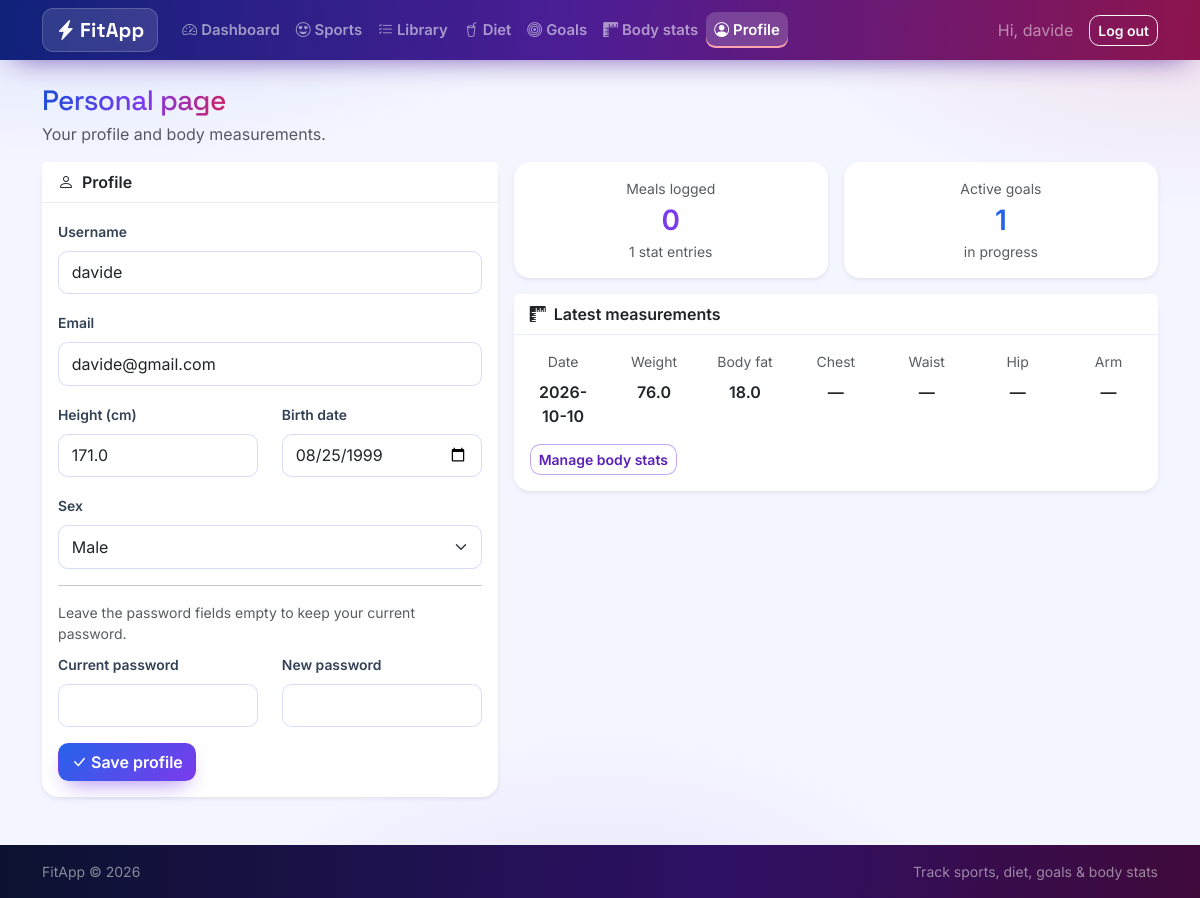
The app's page /profile/ (signed in) with its own data.
### tables this page shows
CREATE TABLE "users" (
    id            INTEGER PRIMARY KEY AUTOINCREMENT,
    username      TEXT UNIQUE NOT NULL,
    email         TEXT UNIQUE NOT NULL,
    password_hash TEXT NOT NULL,
    height_cm     REAL,
    birth_date    TEXT,
    sex           TEXT,
    role          TEXT NOT NULL DEFAULT 'user' CHECK (role IN ('user', 'admin')),
    created_at    TEXT NOT NULL DEFAULT (datetime('now'))
);

CREATE TABLE body_stats (
    id           INTEGER PRIMARY KEY AUTOINCREMENT,
    user_id      INTEGER NOT NULL REFERENCES users (id) ON DELETE CASCADE,
    stat_date    TEXT NOT NULL,
    weight_kg    REAL,
    body_fat_pct REAL,
    chest_cm     REAL,
    waist_cm     REAL,
    hip_cm       REAL,
    arm_cm       REAL,
    notes        TEXT
);

### fitapp/routes/profile.py (the view, shortened to what this page needs)
@bp.route("/", methods=("GET", "POST"))
@login_required
def index():
    db = get_db()
    return render_template(
        "profile.html",
        editing_profile=False,
        **_context(),
    )

### fitapp/auth.py (called while the page is built)
def load_current_user():
    user_id = session.get("user_id")
    if user_id is None:
        g.user = None
    else:
        g.user = get_db().execute(
            "SELECT * FROM users WHERE id = ?", (user_id,)
        ).fetchone()
    return g.user

def login_required(view):
    @wraps(view)
    def wrapped(*args, **kwargs):
        if load_current_user() is None:
            flash("Please log in to access this page.", "warning")
            return redirect(url_for("auth.login", next=request.path))
        return view(*args, **kwargs)
    return wrapped

@bp.before_app_request
def _load_user():
    load_current_user()
    if g.user is not None and g.user["role"] == "admin":
        blueprint = (request.endpoint or "").split(".", 1)[0]
        if blueprint in ADMIN_BLOCKED_BLUEPRINTS:
            flash("Admin accounts manage users and settings only.", "warning")
            return redirect(url_for("admin.index"))

### fitapp/db.py (called while the page is built)
def get_db():
    if "db" not in g:
        g.db = sqlite3.connect(
            current_app.config["DATABASE"],
            detect_types=sqlite3.PARSE_DECLTYPES,
        )
        g.db.row_factory = sqlite3.Row
        g.db.execute("PRAGMA foreign_keys = ON")
    return g.db

### fitapp/routes/profile.py (called while the page is built)
def _context():
    db = get_db()
    stats = db.execute(
        """SELECT * FROM body_stats WHERE user_id = ?
           ORDER BY stat_date DESC, id DESC LIMIT 1""",
        (g.user["id"],),
    ).fetchone()
    totals = db.execute(
        """SELECT
             (SELECT COUNT(*) FROM diets WHERE user_id = ?) AS meals,
             (SELECT COUNT(*) FROM goals WHERE user_id = ? AND status = 'active')
             + (SELECT COUNT(*) FROM cardio_goals WHERE user_id = ? AND status = 'active')
               AS active_goals,
             (SELECT COUNT(*) FROM body_stats WHERE user_id = ?) AS stat_entries""",
        (g.user["id"],) * 4,
    ).fetchone()
    return {"stats": stats, "totals": totals, "sexes": SEXES}

### fitapp/templates/profile.html (shortened to what this page needs)
{% extends "base.html" %}
{% block content %}
<h1 class="h3 mb-1">Personal page</h1>
<p class="text-muted">Your profile and body measurements.</p>
<div class="row g-3 mb-4">
  <div class="col-lg-5">
    <div class="card shadow-sm border-0">
      <div class="card-header bg-white fw-semibold"><i class="bi bi-person me-2"></i>Profile</div>
      <div class="card-body">
        <form method="post" novalidate>
          <div class="mb-3">
            <label class="form-label" for="username">Username</label>
            <input class="form-control" id="username" name="username" type="text"
                   value="{{ g.user['username'] }}" minlength="3" required>
          </div>
          <div class="mb-3">
            <label class="form-label" for="email">Email</label>
            <input class="form-control" id="email" name="email" type="email"
                   value="{{ g.user['email'] }}" required>
          </div>
          <div class="row">
            <div class="col-md-6 mb-3">
              <label class="form-label" for="height_cm">Height (cm)</label>
              <input class="form-control" id="height_cm" name="height_cm" type="number"
                     step="0.1" min="50" max="260"
                     value="{{ g.user['height_cm'] if g.user['height_cm'] is not none else '' }}">
            </div>
            <div class="col-md-6 mb-3">
              <label class="form-label" for="birth_date">Birth date</label>
              <input class="form-control" id="birth_date" name="birth_date" type="date"
                     value="{{ g.user['birth_date'] or '' }}">
            </div>
          </div>
          <div class="mb-3">
            <label class="form-label" for="sex">Sex</label>
            <select class="form-select" id="sex" name="sex">
              {% for option in sexes %}
              <option value="{{ option }}" {% if (g.user['sex'] or '') == option %}selected{% endif %}>
                {{ option.capitalize() if option else 'Prefer not to say' }}
              </option>
              {% endfor %}
            </select>
          </div>
          <hr>
          <p class="small text-muted mb-2">Leave the password fields empty to keep your current password.</p>
          <div class="row">
            <div class="col-md-6 mb-3">
              <label class="form-label" for="current_password">Current password</label>
              <input class="form-control" id="current_password" name="current_password" type="password" autocomplete="current-password">
            </div>
            <div class="col-md-6 mb-3">
              <label class="form-label" for="new_password">New password</label>
              <input class="form-control" id="new_password" name="new_password" type="password" autocomplete="new-password">
            </div>
          </div>
          <button class="btn btn-success" type="submit"><i class="bi bi-check-lg me-1"></i>Save profile</button>
        </form>
      </div>
    </div>
  </div>
  <div class="col-lg-7">
    <div class="row g-3 mb-3">
      <div class="col-6 col-md-6">
        <div class="card shadow-sm border-0 text-center h-100">
          <div class="card-body">
            <div class="text-muted small">Meals logged</div>
            <div class="fs-3 fw-semibold text-violet">{{ totals['meals'] }}</div>
            <div class="small text-muted">{{ totals['stat_entries'] }} stat entries</div>
          </div>
        </div>
      </div>
      <div class="col-6 col-md-6">
        <div class="card shadow-sm border-0 text-center h-100">
          <div class="card-body">
            <div class="text-muted small">Active goals</div>
            <div class="fs-3 fw-semibold text-blue">{{ totals['active_goals'] }}</div>
            <div class="small text-muted">in progress</div>
          </div>
        </div>
      </div>
    </div>
    <div class="card shadow-sm border-0 mb-3">
      <div class="card-header bg-white fw-semibold"><i class="bi bi-rulers me-2"></i>Latest measurements</div>
      <div class="card-body">
        {% if stats %}
        <div class="row text-center small text-muted mb-2">
          <div class="col">Date</div>
          <div class="col">Weight</div>
          <div class="col">Body fat</div>
          <div class="col">Chest</div>
          <div class="col">Waist</div>
          <div class="col">Hip</div>
          <div class="col">Arm</div>
        </div>
        <div class="row text-center fw-semibold">
          <div class="col">{{ stats['stat_date'] }}</div>
          <div class="col">{{ stats['weight_kg'] if stats['weight_kg'] is not none else '—' }}</div>
          <div class="col">{{ stats['body_fat_pct'] if stats['body_fat_pct'] is not none else '—' }}</div>
          <div class="col">{{ stats['chest_cm'] if stats['chest_cm'] is not none else '—' }}</div>
          <div class="col">{{ stats['waist_cm'] if stats['waist_cm'] is not none else '—' }}</div>
          <div class="col">{{ stats['hip_cm'] if stats['hip_cm'] is not none else '—' }}</div>
          <div class="col">{{ stats['arm_cm'] if stats['arm_cm'] is not none else '—' }}</div>
        </div>
        {% else %}
        <p class="text-muted mb-2">No body statistics recorded yet.</p>
        {% endif %}
        {% if g.user['role'] != 'admin' %}
        <div class="mt-3">
          <a class="btn btn-sm btn-outline-success" href="{{ url_for('stats.index') }}">Manage body stats</a>
        </div>
        {% endif %}
      </div>
    </div>
    </div>
</div>
{% endblock %}

### fitapp/templates/base.html (shortened to what this page needs)
<!doctype html>
<html lang="en" data-bs-theme="light">
<head>
  <link href="https://cdn.jsdelivr.net/npm/bootstrap@5.3.3/dist/css/bootstrap.min.css" rel="stylesheet">
  <link href="https://cdn.jsdelivr.net/npm/bootstrap-icons@1.11.3/font/bootstrap-icons.min.css" rel="stylesheet">
  <link href="{{ url_for('static', filename='css/style.css') }}" rel="stylesheet">
</head>
<body class="d-flex flex-column min-vh-100">
<nav class="navbar navbar-expand-lg navbar-dark navbar-fitapp sticky-top">
  <div class="container">
    <a class="navbar-brand fw-bold" href="{{ url_for('dashboard.index') }}">
      <i class="bi bi-lightning-charge-fill me-1"></i>FitApp
    </a>
    <div class="collapse navbar-collapse" id="mainNav">
      {% if g.user %}
      <ul class="navbar-nav me-auto">
        {% if g.user['role'] == 'admin' %}
        <li class="nav-item"><a class="nav-link {% if request.endpoint and request.endpoint.startswith('profile.') %}active{% endif %}"
           href="{{ url_for('profile.index') }}"><i class="bi bi-person-circle me-1"></i>Profile</a></li>
        <li class="nav-item"><a class="nav-link {% if request.endpoint and request.endpoint.startswith('admin.') %}active{% endif %}"
           href="{{ url_for('admin.index') }}"><i class="bi bi-shield-lock me-1"></i>Admin</a></li>
        {% else %}
        <li class="nav-item"><a class="nav-link {% if request.endpoint == 'dashboard.index' %}active{% endif %}"
           href="{{ url_for('dashboard.index') }}"><i class="bi bi-speedometer2 me-1"></i>Dashboard</a></li>
        <li class="nav-item"><a class="nav-link {% if request.endpoint and request.endpoint.startswith('sports.') %}active{% endif %}"
           href="{{ url_for('sports.index') }}"><i class="bi bi-emoji-heart-eyes me-1"></i>Sports</a></li>
        <li class="nav-item"><a class="nav-link {% if request.endpoint and request.endpoint.startswith('library.') %}active{% endif %}"
           href="{{ url_for('library.index') }}"><i class="bi bi-list-check me-1"></i>Library</a></li>
        <li class="nav-item"><a class="nav-link {% if request.endpoint and request.endpoint.startswith('diets.') %}active{% endif %}"
           href="{{ url_for('diets.index') }}"><i class="bi bi-cup-straw me-1"></i>Diet</a></li>
        <li class="nav-item"><a class="nav-link {% if request.endpoint and request.endpoint.startswith('goals.') %}active{% endif %}"
           href="{{ url_for('goals.index') }}"><i class="bi bi-bullseye me-1"></i>Goals</a></li>
        <li class="nav-item"><a class="nav-link {% if request.endpoint and request.endpoint.startswith('stats.') %}active{% endif %}"
           href="{{ url_for('stats.index') }}"><i class="bi bi-rulers me-1"></i>Body stats</a></li>
        <li class="nav-item"><a class="nav-link {% if request.endpoint and request.endpoint.startswith('profile.') %}active{% endif %}"
           href="{{ url_for('profile.index') }}"><i class="bi bi-person-circle me-1"></i>Profile</a></li>
        {% endif %}
      </ul>
      <div class="d-flex align-items-center">
        <span class="navbar-text me-3 text-white-50">Hi, {{ g.user['username'] }}</span>
        <form action="{{ url_for('auth.logout') }}" method="post" class="m-0">
          <button class="btn btn-outline-light btn-sm" type="submit">Log out</button>
        </form>
      </div>
      {% endif %}
    </div>
  </div>
</nav>
<main class="container py-4 flex-grow-1">
  {% block content %}{% endblock %}
</main>
<footer class="bg-dark text-white-50 py-3 mt-auto">
  <div class="container small d-flex justify-content-between">
    <span>FitApp &copy; {{ now_year if now_year else '2026' }}</span>
    <span>Track sports, diet, goals &amp; body stats</span>
  </div>
</footer>
</body>
</html>

### fitapp/static/css/style.css (style rules this page uses)
:root { --fa-blue: #2563eb; --fa-blue-deep: #1d4ed8; --fa-violet: #7c3aed; --fa-violet-deep: #5b21b6; --fa-red: #ef4444; --fa-rose: #e11d48; --fa-ink: #0b1230; --grad-main: linear-gradient(135deg, #2563eb 0%, #7c3aed 55%, #e11d48 120%); --grad-btn: linear-gradient(135deg, #2563eb 0%, #7c3aed 100%); --grad-btn-hover: linear-gradient(135deg, #1d4ed8 0%, #6d28d9 100%); --grad-fire: linear-gradient(135deg, #7c3aed 0%, #e11d48 100%); --font-display: "Space Grotesk", "Inter", system-ui, sans-serif; --font-body: "Inter", system-ui, -apple-system, "Segoe UI", sans-serif; }
* { -webkit-tap-highlight-color: transparent; }
body { font-family: var(--font-body); background-color: #f3f5ff; background-image: radial-gradient(900px 420px at 8% -10%, rgba(37, 99, 235, .14), transparent 60%), radial-gradient(760px 380px at 100% 0%, rgba(225, 29, 72, .10), transparent 55%), radial-gradient(700px 500px at 50% 115%, rgba(124, 58, 237, .12), transparent 60%); background-attachment: fixed; }
main h1, .h3, .h4 { font-family: var(--font-display); letter-spacing: -.02em; }
main > h1, h1.h3 { background: linear-gradient(95deg, #1d4ed8 0%, #7c3aed 55%, #e11d48 110%); -webkit-background-clip: text; background-clip: text; color: transparent; display: inline-block; }
.navbar-fitapp { background-image: linear-gradient(95deg, #10227a 0%, #4c1d95 48%, #9f1239 115%); box-shadow: 0 10px 30px -14px rgba(76, 29, 149, .85); }
.navbar-fitapp .navbar-brand { font-family: var(--font-display); font-weight: 700; letter-spacing: .01em; background: rgba(255, 255, 255, .12); border: 1px solid rgba(255, 255, 255, .18); padding: .38rem .8rem; border-radius: .7rem; backdrop-filter: blur(6px); }
.navbar-fitapp .nav-link { font-weight: 600; font-size: .93rem; border-radius: .6rem; padding: .45rem .8rem; transition: background-color .2s ease, transform .2s ease; }
.navbar-fitapp .nav-link.active { background-color: rgba(255, 255, 255, .18); box-shadow: inset 0 -2px 0 #fda4af; }
.btn { font-weight: 600; border-radius: .65rem; transition: transform .15s ease, box-shadow .2s ease, filter .2s ease; }
.btn-success, .btn-success:hover, .btn-success:focus, .btn-success:active { color: #fff; border-color: transparent; background-color: transparent; background-image: var(--grad-btn); box-shadow: 0 10px 22px -10px rgba(124, 58, 237, .75); }
.btn-outline-success, .btn-outline-success:hover, .btn-outline-success:focus { color: var(--fa-violet-deep); border-color: rgba(124, 58, 237, .45); background-color: #fff; }
.card { border-radius: 1rem; border: 1px solid rgba(99, 102, 241, .14); box-shadow: 0 18px 40px -30px rgba(15, 23, 60, .55); transition: transform .2s ease, box-shadow .25s ease; }
.card-header { background: #fff; border-bottom: 1px solid rgba(99, 102, 241, .12); font-weight: 700; }
.form-control, .form-select { border-color: #d7dcf7; border-radius: .6rem; padding: .55rem .8rem; }
.form-label { font-weight: 600; font-size: .87rem; color: #334155; }
footer { background: linear-gradient(95deg, #0b1230 0%, #2e1065 60%, #4c0519 130%) !important; color: rgba(255, 255, 255, .55) !important; }
.text-violet { color: #7c3aed !important; }
.text-blue { color: #2563eb !important; }

### records on screen
users: user.username "davide", username "davide", email "davide@gmail.com", height_cm "171.0", birth_date "08/25/1999", sex "Male"
body_stats: stat_date "2026-10-10", weight_kg "76.0", body_fat_pct "18.0"

### other values on screen
{{ totals['meals'] }} "0"
{{ totals['stat_entries'] }} "1"
{{ totals['active_goals'] }} "1"
{{ stats['chest_cm'] if stats['chest_cm'] is not none else '—' }} "—"
{{ stats['waist_cm'] if stats['waist_cm'] is not none else '—' }} "—"
{{ stats['hip_cm'] if stats['hip_cm'] is not none else '—' }} "—"
{{ stats['arm_cm'] if stats['arm_cm'] is not none else '—' }} "—"
